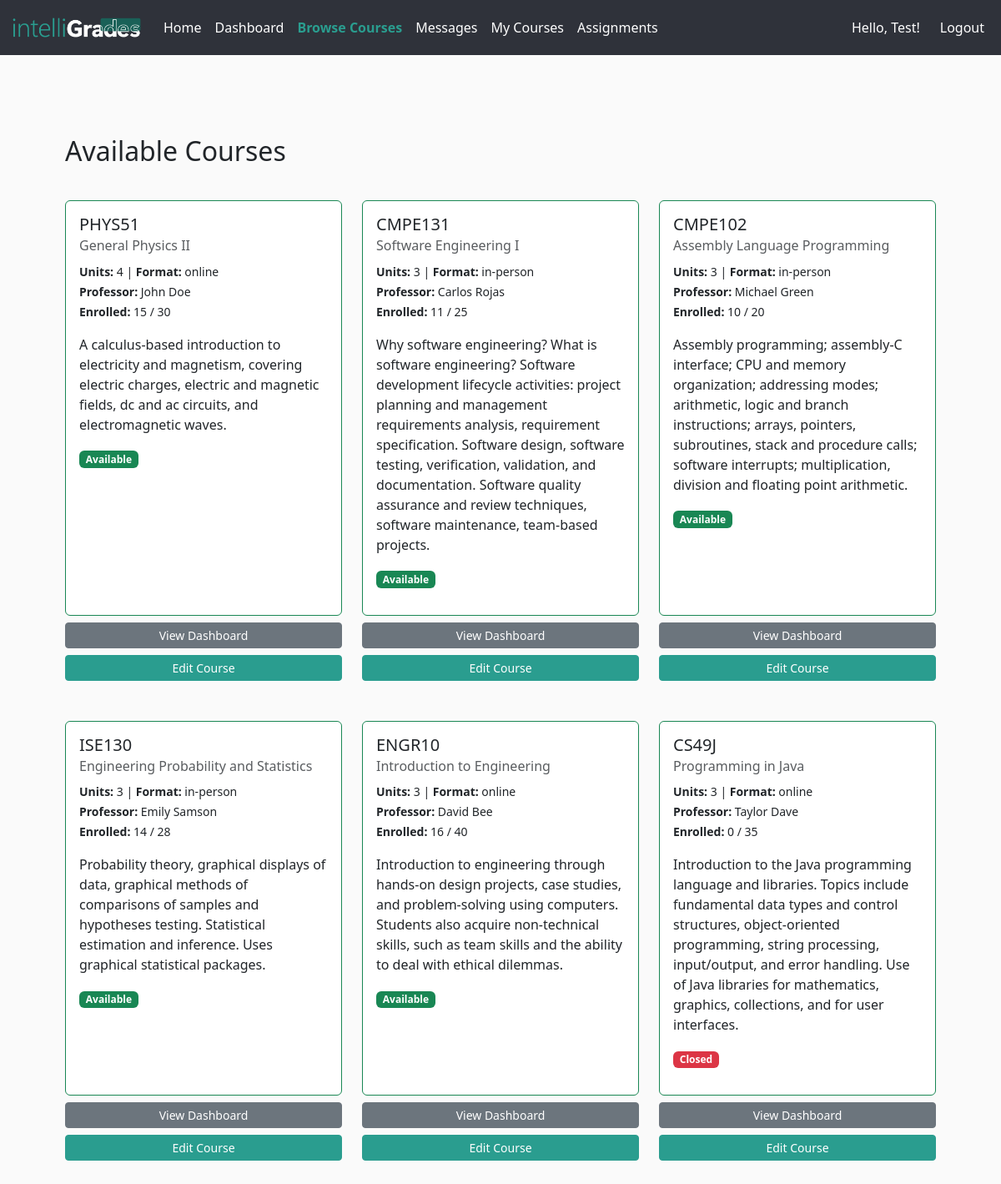
The page /courses/ (signed in) on the database its author committed.
### app/models.py (models this page shows, shortened)
class Course(db.Model):
    __tablename__ = 'courses'
    id = db.Column(db.Integer, primary_key=True)
    code = db.Column(db.String(32), unique=True, nullable=False)
    title = db.Column(db.String(128), nullable=False)
    description = db.Column(db.Text)
    credits = db.Column(db.Integer, nullable=False)  # number of units/credits
    professor = db.Column(db.String(128), nullable=True)
    professor_id = db.Column(db.Integer, db.ForeignKey('users.id'), nullable=True)
    professor_user = db.relationship(
        'User',
        foreign_keys=[professor_id],
        backref='created_courses'
    )
    availability = db.Column(db.Boolean, default=True)
    format = db.Column(db.String(32), default='online')
    max_students = db.Column(db.Integer)
    created_at = db.Column(db.DateTime, default=datetime.utcnow)
    enrollments_rel = db.relationship(
        'Enrollment',
        backref='course',
        lazy='dynamic',
        cascade='all,delete-orphan'
    )
    assignments = db.relationship(
        'Assignment',
        back_populates='course',
        lazy='dynamic',
        cascade='all,delete-orphan'
    )
    announcements = db.relationship(
        'Announcement',
        back_populates='course',
        lazy='dynamic',
        cascade='all,delete-orphan'
    )
    def get_student_count(self):
        return self.enrollments_rel.count()

### app/courses/routes.py (the view)
@courses_bp.route('/')
def courses_list():
    all_courses = Course.query.all()
    courses_with_status = []
    for course in all_courses:
        is_enrolled = False
        if current_user.is_authenticated:
            is_enrolled = current_user.is_enrolled_in(course)
            courses_with_status.append({
                'course': course,
                'is_enrolled': is_enrolled,
                'available_spots': course.max_students - course.get_student_count() if course.max_students else None
            })
    return render_template('courses/courses_list.html', courses=courses_with_status)

### app/__init__.py (called while the page is built)
@login_manager.user_loader
def load_user(user_id):
    return User.query.get(int(user_id))

### app/models.py (called while the page is built)
    @property
    def is_student(self):
        return self.role == self.ROLE_STUDENT

    @property
    def is_professor(self):
        return self.role == self.ROLE_PROFESSOR

    @property
    def is_admin(self):
        return self.role == self.ROLE_ADMIN

    def is_enrolled_in(self, course):
        from app.models import Enrollment
        return Enrollment.query.filter_by(
            user_id=self.id,
            course_id=course.id
        ).first() is not None

### app/courses/templates/courses/courses_list.html (shortened to what this page needs)
{% extends "base.html" %} {% block body %}
<div class="container mt-5">
  <h2>Available Courses</h2>
  {% if courses %}
  <div class="row g-4 mt-3">
    {% for item in courses %}
    <div class="col-md-6 col-lg-4 d-flex flex-column">
      <a
        href="{% if item.is_enrolled %}{{ url_for('courses.course_dashboard', course_id=item.course.id) }}{% else %}{{ url_for('courses.course_detail', course_id=item.course.id) }}{% endif %}"
        class="text-decoration-none flex-grow-1"
      >
        <div class="card border-success pointer course-card h-100">
          <div class="card-body">
            <h5 class="card-title">{{ item.course.code }}</h5>
            <h6 class="card-subtitle mb-2 text-muted">
              {{ item.course.title }}
            </h6>
            <p class="card-text">
              <small>
                <strong>Units:</strong> {{ item.course.credits }} |
                <strong>Format:</strong> {{ item.course.format }}<br />
                <strong>Professor:</strong> {{ item.course.professor }}<br />
                <strong>Enrolled:</strong> {{ item.course.get_student_count() }}
                {% if item.course.max_students %} / {{ item.course.max_students
                }} {% endif %}
              </small>
            </p>
            <p class="card-text">{{ item.course.description }}</p>
            {% if item.course.availability %}
            <span class="badge bg-success">Available</span>
            {% else %}
            <span class="badge bg-danger">Closed</span>
            {% endif %}
          </div>
        </div>
      </a>
      <div class="mb-4 mt-2">
        {% if current_user.is_authenticated and (item.course.professor_id ==
        current_user.id or current_user.is_admin) %}
        <a
          href="{{ url_for('courses.course_dashboard', course_id=item.course.id) }}"
          class="btn btn-sm btn-secondary w-100 mb-2"
        >
          View Dashboard
        </a>
        <a
          href="{{ url_for('courses.update_course', course_id=item.course.id) }}"
          class="btn btn-sm btn-primary w-100"
        >
          Edit Course
        </a>
        {% endif %}
      </div>
    </div>
    {% endfor %}
  </div>
  {% else %}
  <p class="alert alert-info mt-3">No courses available.</p>
  {% endif %}
</div>
{% endblock %}

### app/static/styles.css (style rules this page uses)
body, #whatifTable thead tr, #whatifTable td, #whatifTable th { background-color: #fafafa; }
.course-card { transition: transform 0.2s ease-in-out; margin-bottom: 1rem; }
.pointer { cursor: pointer; }
.btn-primary, .list-group-item.active { background-color: #2a9d8f; border-color: #2a9d8f; }

### rows shown on the page
Course: course.code "PHYS51", course "General Physics II", course.credits "4", course.format "online", course.professor "John Doe", course.max_students "30", course.description "A calculus-based introduction to electricity and magnetism, covering electric charges, electric and magnetic fields, dc and ac circuits, and electromagnetic waves."
Course: course.code "CMPE131", course "Software Engineering I", course.credits "3", course.format "in-person", course.professor "Carlos Rojas", course.max_students "25", course.description "Why software engineering? What is software engineering? Software development lifecycle activities: project planning and management requirements analysis, requirement specification. Software design, software testing, verification, validation, and documentation. Software quality assurance and review techniques, software maintenance, team-based projects."
Course: course.code "CMPE102", course "Assembly Language Programming", course.credits "3", course.format "in-person", course.professor "Michael Green", course.max_students "20", course.description "Assembly programming; assembly-C interface; CPU and memory organization; addressing modes; arithmetic, logic and branch instructions; arrays, pointers, subroutines, stack and procedure calls; software interrupts; multiplication, division and floating point arithmetic."
Course: course.code "ISE130", course "Engineering Probability and Statistics", course.credits "3", course.format "in-person", course.professor "Emily Samson", course.max_students "28", course.description "Probability theory, graphical displays of data, graphical methods of comparisons of samples and hypotheses testing. Statistical estimation and inference. Uses graphical statistical packages."
Course: course.code "ENGR10", course "Introduction to Engineering", course.credits "3", course.format "online", course.professor "David Bee", course.max_students "40", course.description "Introduction to engineering through hands-on design projects, case studies, and problem-solving using computers. Students also acquire non-technical skills, such as team skills and the ability to deal with ethical dilemmas."
Course: course.code "CS49J", course "Programming in Java", course.credits "3", course.format "online", course.professor "Taylor Dave", course.max_students "35", course.description "Introduction to the Java programming language and libraries. Topics include fundamental data types and control structures, object-oriented programming, string processing, input/output, and error handling. Use of Java libraries for mathematics, graphics, collections, and for user interfaces."

### other values the page prints
{{ username }} "Test"
{{ item.course.get_student_count() }} "15" "11" "10" "14" "16" "0"
